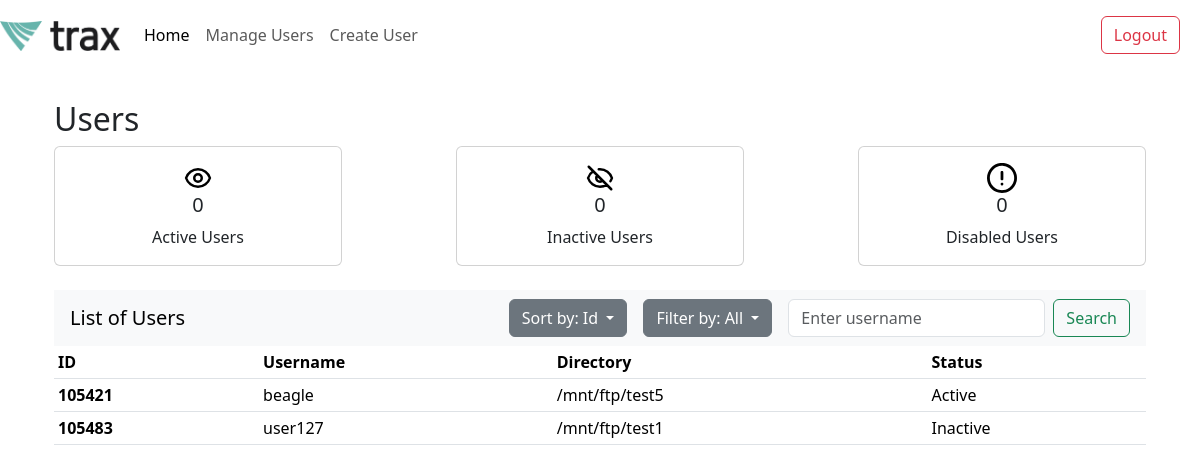
The app's page /home (signed in) with its own data.
### app.py (models this page shows, shortened)
class User(db.Model):
    id = db.Column(db.Integer, primary_key=True)
    username = db.Column(db.String(80), nullable=False, unique=True)
    password = db.Column(db.String(120), nullable=False)
    directory = db.Column(db.String(120), nullable=False)
    status = db.Column(db.String(10), nullable=False)

### app.py (the view)
@app.route('/home', methods=['GET'])
def home():
    if not session.get("username"):
        return redirect("/login")
    sort_by = request.args.get('sort_by', 'id')
    filter_status = request.args.get('filter_by', 'all')
    search_query = request.args.get('search', '')
    users = get_filtered_sorted_users(sort_by, filter_status, search_query)
    return render_template('home.html', users=users)

### app.py (called while the page is built)
def get_filtered_sorted_users(sort_by='id', filter_status='all', search_query=''):
    query = User.query
    if filter_status == 'active':
        query = query.filter_by(status='Active')
    elif filter_status == 'inactive':
        query = query.filter(User.status.in_(['Inactive', 'Disabled']))
    elif filter_status == 'all':
        query = query.filter(User.status.in_(['Active', 'Inactive', 'Disabled']))
    if sort_by == 'username':
        query = query.order_by(User.username)
    elif sort_by == 'id':
        query = query.order_by(User.id)
    elif sort_by == 'directory':
        query = query.order_by(User.directory)
    if search_query:
        query = query.filter(User.username.like(f'%{search_query}%'))  # case insensitive search
    return query.all()

### templates/home.html (shortened to what this page needs)
<!DOCTYPE html>
<html lang="en">
<head>
</head>
<body>
    {% extends "index.html" %}
    {% block content %}
    <div class="container">
        <h2>Users</h2>
        {% include 'card_component.html' %}
        <div class="table-responsive">
            {% include 'user_table.html' %}
        </div>
    </div>
    {% endblock %}

### templates/index.html (shortened to what this page needs)
<!DOCTYPE html>
<html lang="en">
<head>
    <link href="https://cdn.jsdelivr.net/npm/bootstrap@5.3.3/dist/css/bootstrap.min.css" rel="stylesheet">
    <link rel="stylesheet" href="{{ url_for('static', filename='home.css') }}">
    <link rel="stylesheet" href="{{ url_for('static', filename='manage-user.css') }}">
  </head>
<body>
    <nav class="navbar navbar-expand-lg navbar-light" style="background-color: white;" aria-label="Main navigation">
      <a href="{{ url_for('home') }}" class="navbar-brand">
        <img src="{{ url_for('static', filename='img/trax logo.jpg') }}" width="120" height="30" alt="Trax Tech Logo">
      </a>
      <div id="navbarNavAltMarkup" class="collapse navbar-collapse">
        <div class="navbar-nav">
            <a href="{{ url_for('home') }}" class="nav-item nav-link {% if request.endpoint == 'home' %}active{% endif %}">Home</a>
            <a class="nav-item nav-link {% if request.endpoint == 'manage_user' %}active{% endif %}">Manage Users</a>
            <a href="#" class="nav-item nav-link">Create User</a>
        </div>
      </div>
      <nav class="navbar navbar-light" style="background-color: white;" aria-label="Secondary navigation">
        <form class="form-inline">
          <button class="btn btn-outline-danger" type="button" style="margin-right: 20px" onclick="logout()">Logout</button>
        </form>
      </nav>
    </nav>
    <section id="content" class="content-section">
      <div class="container">
        {% block content %}
        {% endblock %}
      </div>
    </section>
</body>
</html>

### templates/card_component.html (shortened to what this page needs)
<!DOCTYPE html>
<html lang="en">
<head>
</head>
<body>
    <div class="card-container d-flex justify-content-between">
        <div class="card text-center" style="width: 18rem;">
            <div class="card-body">
                <img src="static/img/eye-svgrepo-com.svg" alt="Active Card Icon" style="width: 30px; height: 30px;">
                <h5 id="active-users" class="card-title">0</h5>
                <p class="card-text">Active Users</p>
            </div>
        </div>
        <div class="card text-center" style="width: 18rem;">
            <div class="card-body">
                <img src="static/img/eye-slash-svgrepo-com.svg" alt="Inactive Card Icon" style="width: 30px; height: 30px;">
                <h5 id="inactive-users" class="card-title">0</h5>
                <p class="card-text">Inactive Users</p>
            </div>
        </div>
        <div class="card text-center" style="width: 18rem;">
            <div class="card-body">
                <img src="static/img/error-16-svgrepo-com.svg" alt="Disabled Card Icon" style="width: 30px; height: 30px;">
                <h5 id="disabled-users" class="card-title">0</h5>
                <p class="card-text">Disabled Users</p>
            </div>
        </div>
    </div>
</body>
</html>

### templates/user_table.html (shortened to what this page needs)
<!DOCTYPE html>
<html lang="en">
<head>
</head>
<body>
    <nav class="navbar navbar-light bg-light justify-content-between mt-4">
        <a class="navbar-brand ms-3">List of Users</a>
        <form class="form-inline d-flex align-items-center" method="GET">
            <div class="dropdown me-3">
                <button class="btn btn-secondary dropdown-toggle" type="button" id="sortDropdown" data-bs-toggle="dropdown" aria-expanded="false">
                    Sort by: {{ request.args.get('sort_by', 'ID') | title }}
                </button>
            </div>
            <div class="dropdown me-3">
                <button class="btn btn-secondary dropdown-toggle" type="button" id="filterDropdown" data-bs-toggle="dropdown" aria-expanded="false">
                    Filter by: {{ request.args.get('filter_by', 'All') | title }}
                </button>
            </div>
            <input class="form-control mr-sm-5" type="search" placeholder="Enter username" aria-label="Search" name="search" value="{{ request.args.get('search', '') }}">
            <button class="btn btn-outline-success ms-2 me-3 my-2 my-sm-0" type="submit">Search</button>
        </form>
    </nav>
    <table class="table table-hover table-sm">
        <thead>
          <tr>
            <th scope="col">ID</th>
            <th scope="col">Username</th>
            <th scope="col">Directory</th>
            <th scope="col">Status</th>
          </tr>
        </thead>
        <tbody>
            {% if users %}
                {% for user in users %}
                <tr onclick=window.location.href="{{ url_for('manage_user', user_id=user.id) }}" style="cursor: pointer;">
                    <th scope="row">{{ user.id }}</th>
                    <td>{{ user.username }}</td>
                    <td>{{ user.directory }}</td>
                    <td>{{ user.status }}</td>
                </tr>
                {% endfor %}
            {% else %}
                <tr>
                    <td colspan="4" class="text-center">No users found</td>
                </tr>
            {% endif %}
        </tbody>
    </table>
</body>
</html>

### static/home.css (style rules this page uses)
.content-section { margin: 30px; }

### static/manage-user.css (style rules this page uses)
.content-section { margin: 30px; }

### records on screen
User: id "105421", username "beagle", directory "/mnt/ftp/test5", status "Active"
User: id "105483", username "user127", directory "/mnt/ftp/test1", status "Inactive"

### other values on screen
{{ request.args.get('sort_by', 'ID') | title }} "Id"
{{ request.args.get('filter_by', 'All') | title }} "All"
